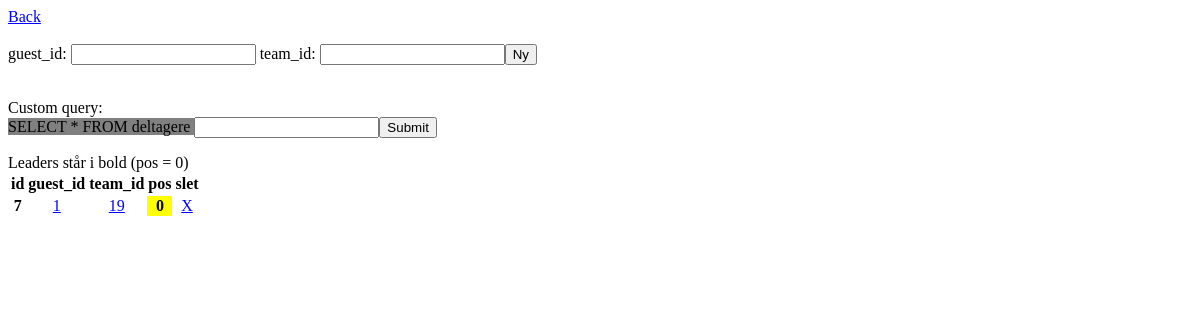
The page /admin.php?page=deltagere (signed in) on the database as committed earlier.
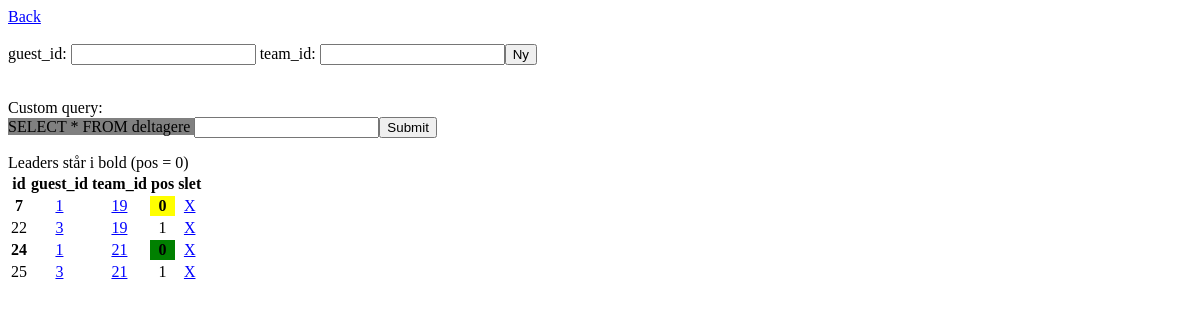
The same page on the database as committed later.
### tables this page shows
CREATE TABLE IF NOT EXISTS `deltagere` (
  `id` int(10) unsigned NOT NULL AUTO_INCREMENT,
  `guest_id` int(10) unsigned NOT NULL,
  `team_id` int(10) unsigned NOT NULL,
  `pos` tinyint(3) unsigned DEFAULT NULL,
  PRIMARY KEY (`id`),
  KEY `guest_id` (`guest_id`),
  KEY `team_id` (`team_id`),
  CONSTRAINT `deltagere.guest_id` FOREIGN KEY (`guest_id`) REFERENCES `guests` (`id`) ON DELETE NO ACTION ON UPDATE NO ACTION,
  CONSTRAINT `deltagere.team_id` FOREIGN KEY (`team_id`) REFERENCES `teams` (`id`) ON DELETE NO ACTION ON UPDATE NO ACTION
);

### login/db_operations.php (called while the page is built, shortened)
<?php
function get_team($id) {
	$teamquery = mysql_query("SELECT * FROM teams WHERE id=$id");
	return mysql_fetch_array($teamquery);
}
?>

### admin.php (the view, shortened to what this page needs)
	<?php
	if(!isset($_GET["page"])) {
		?>
		<a href="admin.php?page=guests">Guests</a> <br/>
		<a href="admin.php?page=deltagere">Deltagere</a> <br/>
		<a href="admin.php?page=teams">Teams</a> <br/>
		<a href="admin.php?page=brackets">Brackets & Tournaments</a>
		<?php
	} else if($_GET['page'] == "deltagere") {
		if(isset($_POST['guest_id'])) {
			$guest_id = intval($_POST['guest_id']);
			$team_id = intval($_POST['team_id']);
			if(mysql_num_rows(mysql_query("SELECT * FROM guests WHERE id=$guest_id")) == 0) {
				header("Refresh: 2; ./admin.php?page=deltagere");
				die("Gæsten eksisterer ikke");
			}
			if(mysql_num_rows(mysql_query("SELECT * FROM teams WHERE id=$team_id")) == 0) {
				header("Refresh: 2; ./admin.php?page=deltagere");
				die("Holdet eksisterer ikke");
			}
			$team = get_team($team_id);
			if($team['teamstatus'] == "Accepted") {header("Refresh: 2; ./admin.php?page=deltagere"); die("Holdet er allerede fuldt.");}
			$pos = mysql_result(mysql_query("SELECT MAX(pos) FROM deltagere WHERE team_id=$team_id"), 0)+1;
			mysql_query("INSERT INTO deltagere (guest_id, team_id, pos) VALUES($guest_id, $team_id, $pos)");
			$max_spillere = mysql_result(mysql_query("SELECT max_spillere FROM tournaments WHERE id=". $team['tournament_id']), 0);
			if($pos == ($max_spillere - 1)) mysql_query("UPDATE teams SET teamstatus='Accepted' WHERE id=$team_id");
			header("Location: ./admin.php?page=deltagere");
		} else if(isset($_GET['del'])) {
			slet_deltager(intval($_GET['del']));
			header("Location: ./admin.php?page=deltagere");
		} else {
			$tcontent = "<tr><th>id</th><th>guest_id</th><th>team_id</th><th>pos</th><th>slet</th></tr>";
			$query = mysql_query("SELECT * FROM deltagere ". (isset($_POST['query']) ? $_POST['query'] : "ORDER BY id ASC")) or die(mysql_error());
			while( $d = mysql_fetch_array($query) ) {
				$team = get_team($d['team_id']);
				$tcontent .= "<tr style='text-align:center;". ($d['pos'] == 0 ? "font-weight:bold;" : "") ."'>
								<td>". $d['id'] ."</td>
								<td><a href='./admin.php?page=guests&id=". $d['guest_id'] ."'>". $d['guest_id'] ."</a></td>
								<td><a href='./admin.php?page=teams&id=". $d['team_id'] ."'>". $d['team_id'] ."</a></td>
								<td style='background-color:". ($d['pos'] == 0 ? ($team['teamstatus'] == "Accepted" ? "green" : "yellow") : "white") ."'>". $d['pos'] ."</td>
								<td><a href='./admin.php?page=deltagere&del=". $d['id'] ."'>X</a></td>
							</tr>";
			}
			echo "<a href='./admin.php'>Back</a><br/><br/>";
			echo "<form action='./admin.php?page=deltagere' method='post'>
						guest_id: <input type='text' name='guest_id' />  team_id: <input type='text' name='team_id' /><input type='submit' value='Ny' />
					</form><br/>";
			echo "Custom query: <form action='./admin.php?page=deltagere' method='post'><span style='background-color:grey'>SELECT * FROM deltagere </span><input type='text' name='query' value='". (isset($_GET['team_id']) ? "WHERE team_id=". $_GET['team_id'] : (isset($_POST['query']) ? $_POST['query'] : "")) ."' /><input type='submit' value='Submit' /></form>";
			echo "Leaders står i bold (pos = 0)<br/>";
			echo "<table><tbody>". $tcontent ."</tbody></table>";
		}
	} else if($_GET['page'] == "teams") {
		if(isset($_GET['del'])) {
			slet_hold($_GET['del']);
			header("Location: ./admin.php?page=teams");
		} else {
			$tcontent = "<tr><th>id</th><th>navn</th><th>leader_id</th><th>tournament</th><th>bord</th><th>avatar</th><th>spillere</th><th>slet</th></tr>";
			$query = mysql_query("SELECT * FROM teams ". (isset($_POST['query']) ? $_POST['query'] : "ORDER BY id ASC")) or die(mysql_error());
			if(isset($_GET['id'])) $query = mysql_query("SELECT * FROM teams WHERE id=". $_GET['id']);
			while( $t = mysql_fetch_array($query) ) {
				$tournament = get_tournament($t['tournament_id']);
				$spillere = mysql_num_rows(mysql_query("SELECT * FROM deltagere WHERE team_id=". $t['id']));
				$tcontent .= "<tr style='text-align:center'>
								<td>". $t['id'] ."</td>
								<td style='background-color: ". ($t['teamstatus'] == "Accepted" ? "green" : "yellow") ."'>". $t['navn'] ."</td>
								<td><a href='./admin.php?page=guests&id=". $t['leader_id'] ."'>". $t['leader_id'] ."</a></td>
								<td>(". $t['tournament_id'] .") ". $tournament['navn'] ."</td>
								<td>". $t['bord'] ."</td>
								<td>". ($t['avatarpath'] == "" ? "-" : "<a href='". $t['avatarpath'] ."'>". $t['avatarpath'] ."</a>") ."</td>
								<td><a href='./admin.php?page=deltagere&team_id=". $t['id'] ."'>$spillere</a>/<b>". $tournament['max_spillere'] ."</b></td>
								<td><a href='./admin.php?page=teams&del=". $t['id'] ."'>X</a></td>
							</tr>";
			}
			echo "<a href='./admin.php'>Back</a><br/><br/>";
			echo "Custom query: <form action='./admin.php?page=teams' method='post'><span style='background-color:grey'>SELECT * FROM teams </span><input type='text' name='query' value='". (isset($_GET['id']) ? "WHERE id=". $_GET['id'] : (isset($_POST['query']) ? $_POST['query'] : "")) ."' /><input type='submit' value='Submit' /></form>";
			echo "<table><tbody>". $tcontent ."</tbody></table>";
		}
	} else {
		header("Location: ./admin.php");
	}
?>

### admin.php (style rules this page uses)
a { color:blue; font-weight:normal; }

Rows that differ between the two databases and show on the page:
added deltagere: id "22", guest "3", team "19", pos "1"
added deltagere: id "24", guest "1", team "21", pos "0"
added deltagere: id "25", guest "3", team "21", pos "1"
